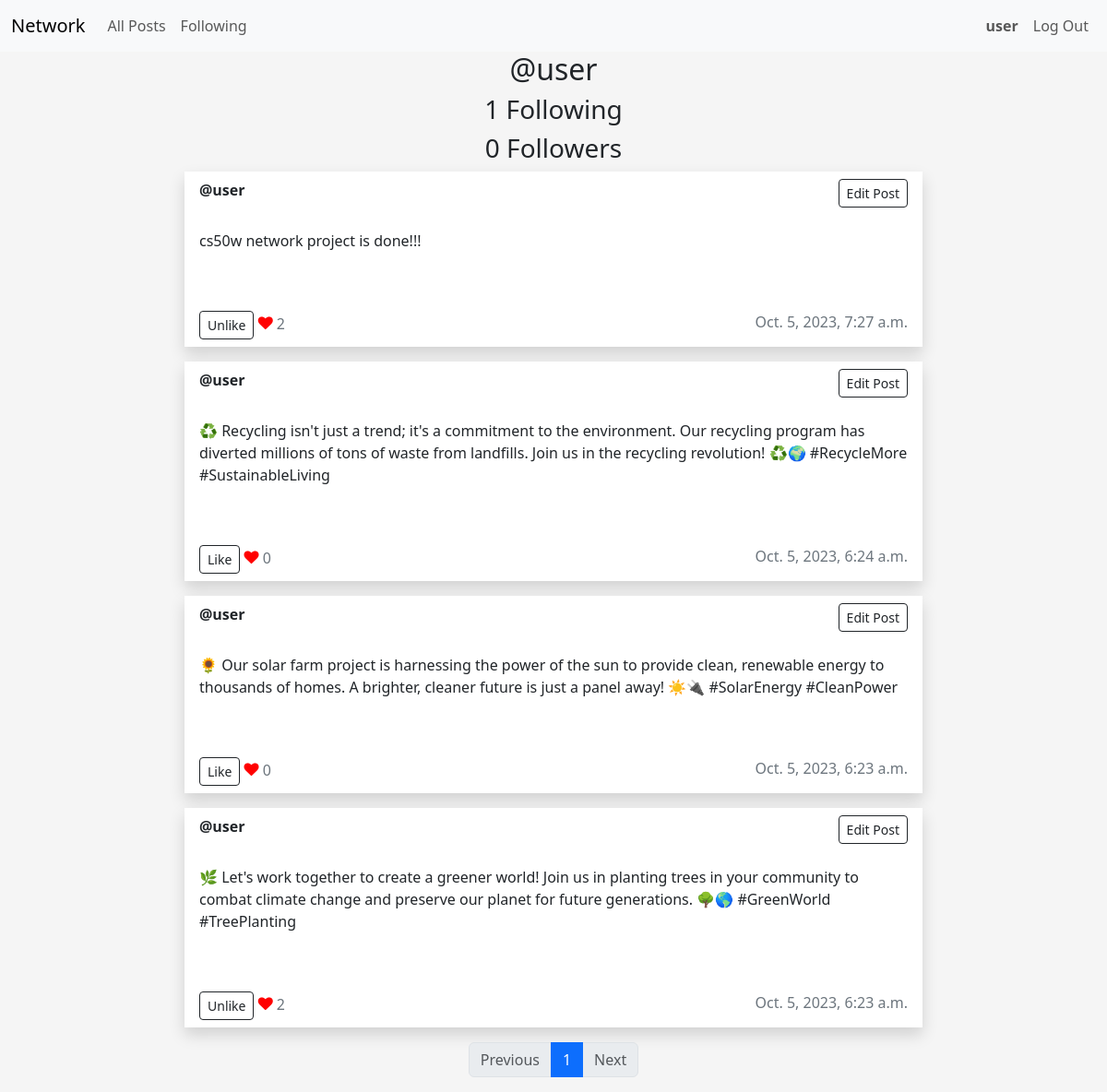
The page /profile/1 (signed in) on the database as committed earlier.
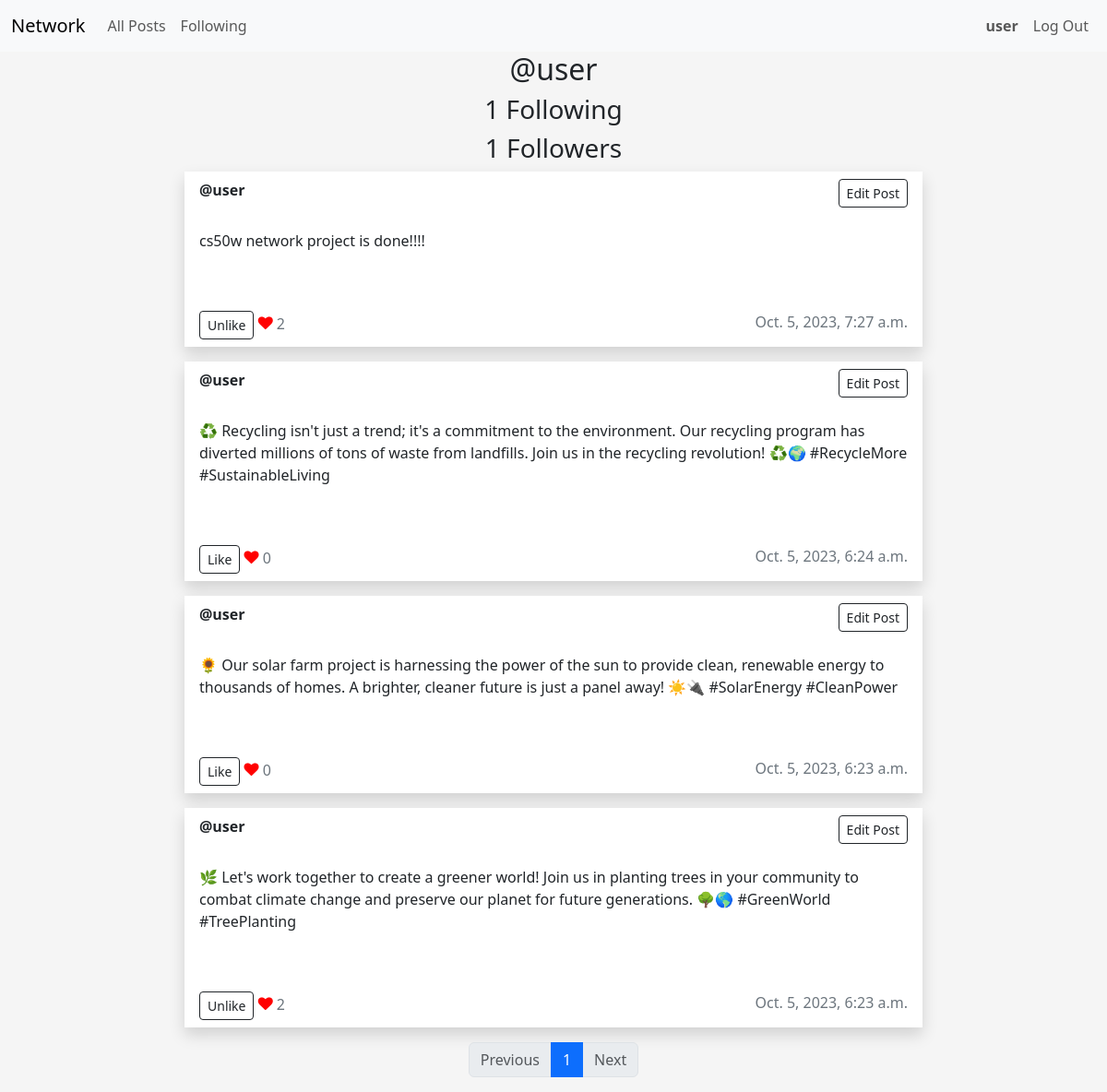
The same page on the database as committed later.
### network/models.py (models this page shows, shortened)
class User(AbstractUser):
    pass

class Post(models.Model):
    user = models.ForeignKey(User, on_delete=models.CASCADE)
    content = models.TextField()
    timestamp = models.DateTimeField(auto_now_add=True)
    likes = models.ManyToManyField(User, related_name="liked_posts")

### network/views.py (the view, shortened to what this page needs)
# urls.py: path("profile/<int:user_id>", views.profile, name="profile"),
@login_required(login_url="/login")
def profile(request, user_id):
    user = get_object_or_404(
        User, id=user_id
    )  # Get the User object with the specified user_id
    if request.method == "GET":
        posts = Post.objects.filter(user=user)  # Filter posts for the specific user
        is_following = Following.objects.filter(
            user=request.user, user_followed=user_id
        ).exists()
        paginator = Paginator(posts, POST_NUMBER_PER_PAGE)  # Show2  contacts per page.
        page_number = request.GET.get("page")
        page_obj = paginator.get_page(page_number)
        return render(
            request,
            "network/profile.html",
            {
                "posts": posts,
                "user": user,
                "is_following": is_following,
                "page_obj": page_obj,
            },
        )

### network/templates/network/profile.html (shortened to what this page needs)
{% extends "network/layout.html" %}
{% block body %}
<div class="container">
    <h2>@{{ user }}</h2>
    <h3>{{ user.following.count }} Following</h3>
    <h3>{{ user.followers.count }} Followers</h3>
</div>
   {% for post in posts reversed %}
   <div id="posts">
    <div class="row mb-3">
       <div class="post" data-post-id="{{ post.id }}">
          <div class="card rounded-0 border-0 shadow mx-auto" style="max-width: 50rem;">
             <div class="card-header bg-transparent border-0 d-flex justify-content-between">
                <strong>@{{ post.user }}</strong>
                {% if user == request.user %}
                <button type="button" class="btn btn-sm btn-outline-dark edit-button">Edit Post</button>
                {% endif %}
             </div>
             <div class="card-body text-dark">
                <p id="post-content" class="post-content">{{ post.content }}</p>
                <br>
             </div>
             <div class="card-footer bg-transparent text-secondary border-0 d-flex justify-content-between">
                <div>
                    <button type="button" id="likeButton_{{ post.id }}" data-post-id="{{ post.id }}" class="btn btn-outline-dark btn btn-sm like-button">
                        {% if user in post.likes.all %}
                        Unlike
                        {% else %}
                        Like
                        {% endif %}
                    </button>
                    <i class="fa fa-heart" style="color: red;"></i>
                    <span id="likeCount_{{ post.id }}" class="like-count">{{ post.likes.count }}</span>
                </div>
                <div>
                    <span> {{ post.timestamp }}</span>
                </div>
             </div>
          </div>
       </div>
    </div>
 </div>
    {% endfor %}
    <nav aria-label="Page navigation example">
        <ul class="pagination justify-content-center">
           {% if page_obj.has_previous %}
           <li class="page-item">
              <a class="page-link" href="?page={{ page_obj.previous_page_number }}">Previous</a>
           </li>
           {% else %}
           <li class="page-item disabled">
              <span class="page-link">Previous</span>
           </li>
           {% endif %}
           {% for i in page_obj.paginator.page_range %}
           <li class="page-item {% if i == page_obj.number %}active{% endif %}">
              <a class="page-link" href="?page={{ i }}">{{ i }}</a>
           </li>
           {% endfor %}
           {% if page_obj.has_next %}
           <li class="page-item">
              <a class="page-link" href="?page={{ page_obj.next_page_number }}">Next</a>
           </li>
           {% else %}
           <li class="page-item disabled">
              <span class="page-link">Next</span>
           </li>
           {% endif %}
        </ul>
     </nav>
{% endblock %}

### network/templates/network/layout.html (shortened to what this page needs)
{% load static %}
<!DOCTYPE html>
<html lang="en">
    <head>
        <link href="https://cdn.jsdelivr.net/npm/bootstrap@5.3.2/dist/css/bootstrap.min.css" rel="stylesheet">
        <link rel="stylesheet" href="https://cdnjs.cloudflare.com/ajax/libs/font-awesome/4.7.0/css/font-awesome.min.css">
        <link href="{% static 'network/styles.css' %}" rel="stylesheet">
    </head>
    <body>
        <nav class="navbar navbar-expand-lg bg-body-tertiary">
            <div class="container-fluid">
              <a class="navbar-brand" href="{% url 'index' %}">Network</a>
              <div class="collapse navbar-collapse" id="navbarTogglerDemo02">
                <ul class="navbar-nav me-auto mb-2 mb-lg-0">
                  <li class="nav-item">
                    <a class="nav-link" href="{% url 'index' %}">All Posts</a>
                  </li>
                  {% if user.is_authenticated %}
                  <li class="nav-item">
                    <a class="nav-link" href="{% url 'following' %}">Following</a>
                  </li>
                  {% endif %}
                </ul>
                <ul class="navbar-nav ms-auto">
                    {% if user.is_authenticated %}
                    <li class="nav-item">
                        <a class="nav-link" href="{% url 'profile' request.user.id %}"><strong>{{ request.user.username }}</strong></a>
                    </li>
                      <li class="nav-item">
                        <a class="nav-link" href="{% url 'logout' %}">Log Out</a>
                      </li>
                    {% endif %}
                </ul>
              </div>
            </div>
          </nav>
        <div class="body">
            {% block body %}
            {% endblock %}
        </div>
    </body>
</html>

Rows that differ between the two databases and show on the page:
changed User "user": followers.count "0" → "1"
changed Post: content "cs50w network project is done!!!" → "cs50w network project is done!!!!"
